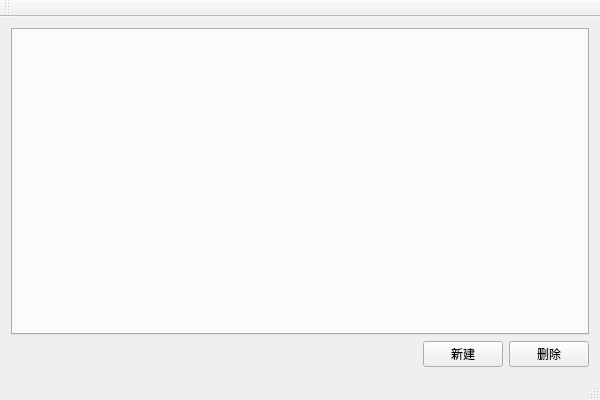
<?xml version="1.0" encoding="UTF-8"?>
<ui version="4.0">
 <class>Test9_1BClass</class>
 <widget class="QMainWindow" name="Test9_1BClass">
  <property name="geometry">
   <rect>
    <x>0</x>
    <y>0</y>
    <width>600</width>
    <height>400</height>
   </rect>
  </property>
  <property name="windowTitle">
   <string>Test9_1B</string>
  </property>
  <widget class="QWidget" name="centralWidget">
   <layout class="QVBoxLayout" name="verticalLayout_2">
    <item>
     <layout class="QVBoxLayout" name="verticalLayout">
      <item>
       <widget class="QTabWidget" name="tabWidget">
        <property name="currentIndex">
         <number>-1</number>
        </property>
       </widget>
      </item>
      <item>
       <layout class="QHBoxLayout" name="horizontalLayout">
        <item>
         <spacer name="horizontalSpacer">
          <property name="orientation">
           <enum>Qt::Horizontal</enum>
          </property>
          <property name="sizeHint" stdset="0">
           <size>
            <width>318</width>
            <height>20</height>
           </size>
          </property>
         </spacer>
        </item>
        <item>
         <widget class="QPushButton" name="btnNew">
          <property name="text">
           <string>新建</string>
          </property>
         </widget>
        </item>
        <item>
         <widget class="QPushButton" name="btnDelete">
          <property name="text">
           <string>删除</string>
          </property>
         </widget>
        </item>
       </layout>
      </item>
     </layout>
    </item>
   </layout>
  </widget>
  <widget class="QMenuBar" name="menuBar">
   <property name="geometry">
    <rect>
     <x>0</x>
     <y>0</y>
     <width>600</width>
     <height>23</height>
    </rect>
   </property>
  </widget>
  <widget class="QToolBar" name="mainToolBar">
   <attribute name="toolBarArea">
    <enum>TopToolBarArea</enum>
   </attribute>
   <attribute name="toolBarBreak">
    <bool>false</bool>
   </attribute>
  </widget>
  <widget class="QStatusBar" name="statusBar"/>
 </widget>
 <layoutdefault spacing="6" margin="11"/>
 <resources>
  <include location="Test9_1B.qrc"/>
 </resources>
 <connections/>
</ui>
